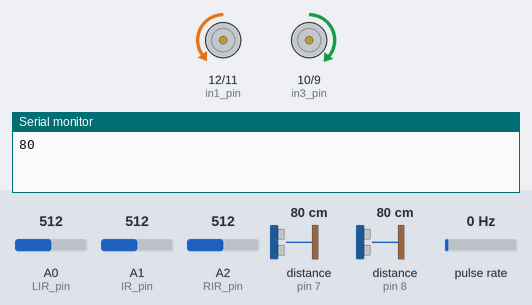
This sketch was run on a simulated Arduino Uno, built with avr-gcc and run on an emulated ATmega328P. Parts: motor-driver pin pairs drawn as motors (green arrow = first pin HIGH = forward, orange = second pin HIGH = backward, longer = more drive, scaled by the enable pin), the last lines printed to the serial monitor. Wiring (inferred from the names in the program): 2 × ultrasonic range finder: trigger pin 4, echo pin 7 / trigger pin 13, echo pin 8; pulse sensor: data pin 2. The inputs (shaded band) are chosen by the test bench; at power-on: A0 (LIR_pin) = 512, pulse rate 0 Hz, A1 (IR_pin) = 512, A2 (RIR_pin) = 512, distance to the obstacle (sensors on pin 7, pin 8) 80 cm. The echo pulse lasts 58.3 µs per cm.

Above: at 0.2 s.
1.3 s: A0 (LIR_pin) set to 526
2.8 s: pulse rate (sensor on pin 2) set to 100 Hz
At 3.7 s:
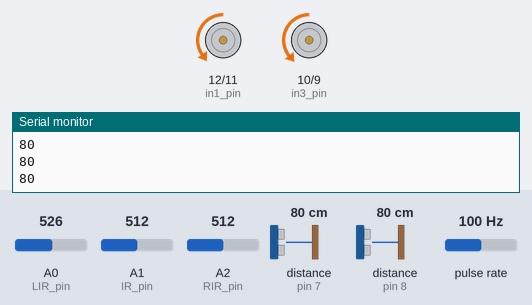
5.8 s: pulse rate (sensor on pin 2) set to 4 Hz
At 6.9 s:
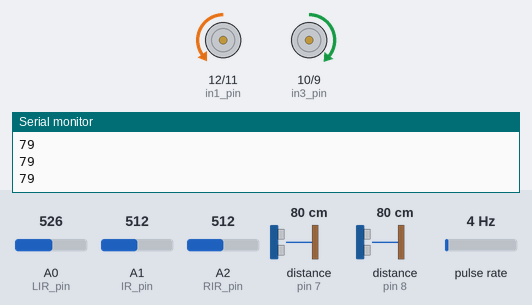
7.3 s: pulse rate (sensor on pin 2) set to 30 Hz
At 9.37 s:
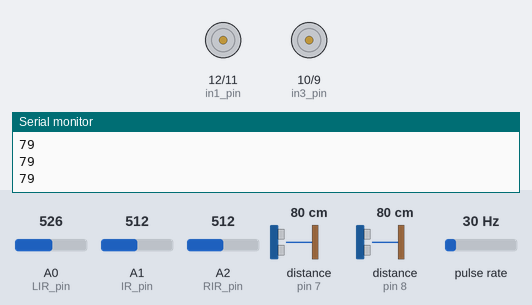
Timing chart, 0 to 11.3 s (numbered marks = the images above; inputs shaded):
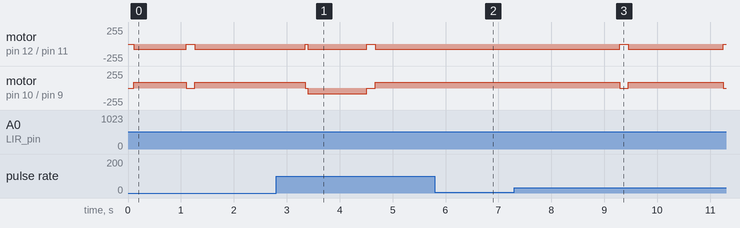

Measured:
- after the input at 1.3 s, motor on pin 12 (in1_pin) / pin 11 (in2_pin): stays backward 80/255 (without the input it goes to stopped after 0.96 s); motor on pin 10 (in3_pin) / pin 9 (in4_pin): stays forward 83/255 (without the input it goes to stopped after 0.96 s)
- after the input at 2.8 s, motor on pin 12 (in1_pin) / pin 11 (in2_pin): backward 80/255 → stopped after 1.7 s, → backward 80/255 0.16 s later; motor on pin 10 (in3_pin) / pin 9 (in4_pin): forward 83/255 → backward 83/255 after 0.55 s, → stopped 1.2 s later, → forward 83/255 0.16 s later
- after the input at 5.8 s, motor on pin 12 (in1_pin) / pin 11 (in2_pin): stays backward 80/255 (without the input it goes to stopped after 0.66 s); motor on pin 10 (in3_pin) / pin 9 (in4_pin): stays forward 83/255 (without the input it goes to stopped after 0.66 s)
- after the input at 7.3 s, motor on pin 12 (in1_pin) / pin 11 (in2_pin): backward 80/255 → stopped after 2.0 s, → backward 80/255 0.16 s later, → stopped 1.8 s later; motor on pin 10 (in3_pin) / pin 9 (in4_pin): forward 83/255 → stopped after 2.0 s, → forward 83/255 0.16 s later, → stopped 1.8 s later

The sketch:

FinalCode.ino
```cpp
#define IR_pin A1
#define motorA_pin_en 5
#define motorB_pin_en 6

#define motorA_encoder_pin 2
#define motorB_encoder_pin 3

#define in1_pin 12
#define in2_pin 11
#define in3_pin 10
#define in4_pin 9

#define Rtrig_pin 4
#define Recho_pin 7
#define Ltrig_pin 13
#define Lecho_pin 8

#define RIR_pin A2
#define LIR_pin A0

int distanceL;
int distanceR;
volatile int encoderACounter = 0;
volatile int encoderBCounter = 0;


double leftSpeed = 83;
double rightSpeed = 80;

bool flag = false;

unsigned long prevTime, currentTime;
unsigned long counter = 0;
int interval = 100;

void setup()
{

  pinMode(motorA_pin_en, OUTPUT);
  pinMode(motorB_pin_en, OUTPUT);

  pinMode(in1_pin, OUTPUT);
  pinMode(in2_pin, OUTPUT);
  pinMode(in3_pin, OUTPUT);
  pinMode(in4_pin, OUTPUT);

  pinMode(motorA_encoder_pin, INPUT);//Read from Encoder PINS __|¯¯|__|¯¯|__|¯¯|__|¯¯|
  pinMode(motorB_encoder_pin, INPUT);

  //Ultrasonics sensors
  pinMode(Rtrig_pin, OUTPUT);
  pinMode(Ltrig_pin, OUTPUT);
  pinMode(Recho_pin, INPUT);
  pinMode(Lecho_pin, INPUT);

  ////////// TO MAKE SURE MOTORS ARE OFF INITIALY////////////
  digitalWrite(in1_pin, LOW);
  digitalWrite(in2_pin, LOW);
  digitalWrite(in3_pin, LOW);
  digitalWrite(in4_pin, LOW);
  ///////////////////////////////////////////////////////////

  attachInterrupt(digitalPinToInterrupt(motorA_encoder_pin), motorARevCount, RISING);
  //attachInterrupt(digitalPinToInterrupt(motorB_encoder_pin), motorBRevCount, RISING);


  prevTime = millis();
  Serial.begin(9600);
}


void loop()
{
  if (millis() - prevTime >= interval) {
    if(flag){
        encoderACounter = 0;
        while(encoderACounter < 180){
          MoveForwardSlowly();
        }
        Stop();
      flag = false;
    } else{
      if (analogRead(IR_pin) > 512 && analogRead(LIR_pin) < 512 && analogRead(RIR_pin) < 512) // if there's a wall on left and right move forward
        MoveForwardConstant();
      else if (analogRead(LIR_pin) > 512 && distanceL > 28){
        encoderACounter = 0;
        while(encoderACounter < 55){
          MoveForward();
        }
        Stop();
          encoderACounter = 0;
          while(encoderACounter < 112){
          NightyDegreesLeft();
          }
        Stop();
        flag = true;
      } else if (analogRead(RIR_pin) > 512  &&  analogRead(IR_pin) < 512){
        // encoderACounter = 0;
        // while(encoderACounter < 10){
        //   MoveForward();
        // }
        Stop();
          encoderACounter = 0;
          while(encoderACounter < 55){
          NightyDegreesRight();
          }
        Stop();
        flag = true;
      }else if(analogRead(LIR_pin) < 512 && analogRead(IR_pin) < 512 && analogRead(RIR_pin) < 512){
        Stop();
          encoderACounter = 0;
          while(encoderACounter < 215){
          NightyDegreesLeft();
          }
        Stop();
        flag = true;
      }else{
        MoveForwardConstant();
      }
    }
    prevTime = millis();
  }
}


void MoveForwardSlowly() {

  //Coding the HBridge for Moving Forward
  //MOTORA
  digitalWrite(in1_pin, LOW);
  digitalWrite(in2_pin, HIGH);
  //MOTORB
  digitalWrite(in3_pin, HIGH);
  digitalWrite(in4_pin, LOW);
  ErrorCorrection();
    //Giving a speed to the motors
  analogWrite(motorA_pin_en, rightSpeed -10);
  analogWrite(motorB_pin_en, leftSpeed - 10);
}

void MoveForward() {

  //Coding the HBridge for Moving Forward
  //MOTORA
  digitalWrite(in1_pin, LOW);
  digitalWrite(in2_pin, HIGH);
  //MOTORB
  digitalWrite(in3_pin, HIGH);
  digitalWrite(in4_pin, LOW);
  ErrorCorrection();
    //Giving a speed to the motors
  analogWrite(motorA_pin_en, rightSpeed);
  analogWrite(motorB_pin_en, leftSpeed);
}

void MoveForwardConstant() {

  //Coding the HBridge for Moving Forward
  //MOTORA
  digitalWrite(in1_pin, LOW);
  digitalWrite(in2_pin, HIGH);
  //MOTORB
  digitalWrite(in3_pin, HIGH);
  digitalWrite(in4_pin, LOW);
  ErrorCorrection();
    //Giving a speed to the motors
  analogWrite(motorA_pin_en, rightSpeed);
  analogWrite(motorB_pin_en, leftSpeed);
  counter = counter +1;
  if (counter == 10) {
    Stop();
    counter = 0;
  }
}


void Stop(){

  analogWrite(motorA_pin_en, 0);
  analogWrite(motorB_pin_en, 0);
  delay(50);

}

void ErrorCorrection() {
  //Reading from right Ultra
  digitalWrite(Rtrig_pin, LOW);
  delayMicroseconds(2);
  digitalWrite(Rtrig_pin, HIGH);
  delayMicroseconds(10);
  digitalWrite(Rtrig_pin, LOW);

  double durationR = pulseIn(Recho_pin, HIGH);
  distanceR = (durationR * .0343) / 2;
  //Reading from LEFT Ultra
  digitalWrite(Ltrig_pin, LOW);
  delayMicroseconds(2);
  digitalWrite(Ltrig_pin, HIGH);
  delayMicroseconds(10);
  digitalWrite(Ltrig_pin, LOW);

  double durationL = pulseIn(Lecho_pin, HIGH);
  distanceL = (durationL * .0343) / 2;
  //MotorA      MotorB
  int error = distanceR - distanceL;// EX R=9  L=12 9-12 = -3

  Serial.println(distanceR);

if (analogRead((LIR_pin) > 512 || analogRead(RIR_pin) > 512) && (distanceL > 30 || distanceR > 30)){
    rightSpeed = 80 ; leftSpeed = 83; // 137 90
}
else{
  if (error > 5) {
    rightSpeed = 75 ; leftSpeed = 98;
  }
  if(error < -5){
    rightSpeed = 95 ; leftSpeed = 83;
  }
  if (error == 3 || error == 4 || error == 5){
    rightSpeed= 81; leftSpeed= 92;
  }
  if (error == -3 || error == -4 || error == -5){
    rightSpeed= 90; leftSpeed= 85;
  }
  if(error == 0 || error == 1 || error == 2 || error == -2 || error == -1){
    rightSpeed = 80 ; leftSpeed = 83; // 137 90
  }
}
}

void NightyDegreesLeft() {
  //This Function is to move 90 degrees to the left
  //MOTORA
  digitalWrite(in1_pin, LOW);
  digitalWrite(in2_pin, HIGH);
  //MOTORB
  digitalWrite(in3_pin, LOW);
  digitalWrite(in4_pin, HIGH);

  //Move for 90 deg
  analogWrite(motorA_pin_en, 80);
  analogWrite(motorB_pin_en, 83);
}

void NightyDegreesRight() {
  //This Function is to move 90 degrees to the left
  //MOTORA
  digitalWrite(in1_pin, HIGH);
  digitalWrite(in2_pin, LOW);
  //MOTORB
  digitalWrite(in3_pin, HIGH);
  digitalWrite(in4_pin, LOW);

  //Move for 90 deg
  analogWrite(motorA_pin_en, 80);
  analogWrite(motorB_pin_en, 83);
}


void motorARevCount() {
  encoderACounter++;
}


void motorBRevCount() {
  encoderBCounter++;
}
```
